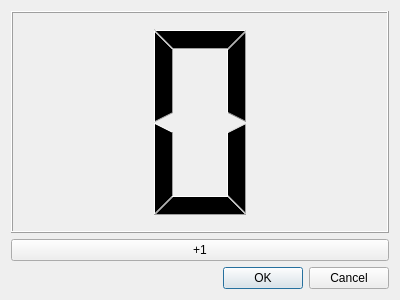
<?xml version="1.0" encoding="UTF-8"?>
<ui version="4.0">
 <class>exampleDialog</class>
 <widget class="QDialog" name="exampleDialog">
  <property name="geometry">
   <rect>
    <x>0</x>
    <y>0</y>
    <width>400</width>
    <height>300</height>
   </rect>
  </property>
  <property name="windowTitle">
   <string>Dialog</string>
  </property>
  <layout class="QGridLayout" name="gridLayout">
   <item row="2" column="0">
    <widget class="QDialogButtonBox" name="buttonBox">
     <property name="orientation">
      <enum>Qt::Horizontal</enum>
     </property>
     <property name="standardButtons">
      <set>QDialogButtonBox::Cancel|QDialogButtonBox::Ok</set>
     </property>
    </widget>
   </item>
   <item row="1" column="0">
    <widget class="QPushButton" name="pushButton">
     <property name="text">
      <string>+1</string>
     </property>
    </widget>
   </item>
   <item row="0" column="0">
    <widget class="QLCDNumber" name="lcdNumber">
     <property name="digitCount">
      <number>1</number>
     </property>
    </widget>
   </item>
  </layout>
 </widget>
 <resources/>
 <connections>
  <connection>
   <sender>buttonBox</sender>
   <signal>accepted()</signal>
   <receiver>exampleDialog</receiver>
   <slot>accept()</slot>
   <hints>
    <hint type="sourcelabel">
     <x>248</x>
     <y>254</y>
    </hint>
    <hint type="destinationlabel">
     <x>157</x>
     <y>274</y>
    </hint>
   </hints>
  </connection>
  <connection>
   <sender>buttonBox</sender>
   <signal>rejected()</signal>
   <receiver>exampleDialog</receiver>
   <slot>reject()</slot>
   <hints>
    <hint type="sourcelabel">
     <x>316</x>
     <y>260</y>
    </hint>
    <hint type="destinationlabel">
     <x>286</x>
     <y>274</y>
    </hint>
   </hints>
  </connection>
 </connections>
</ui>
